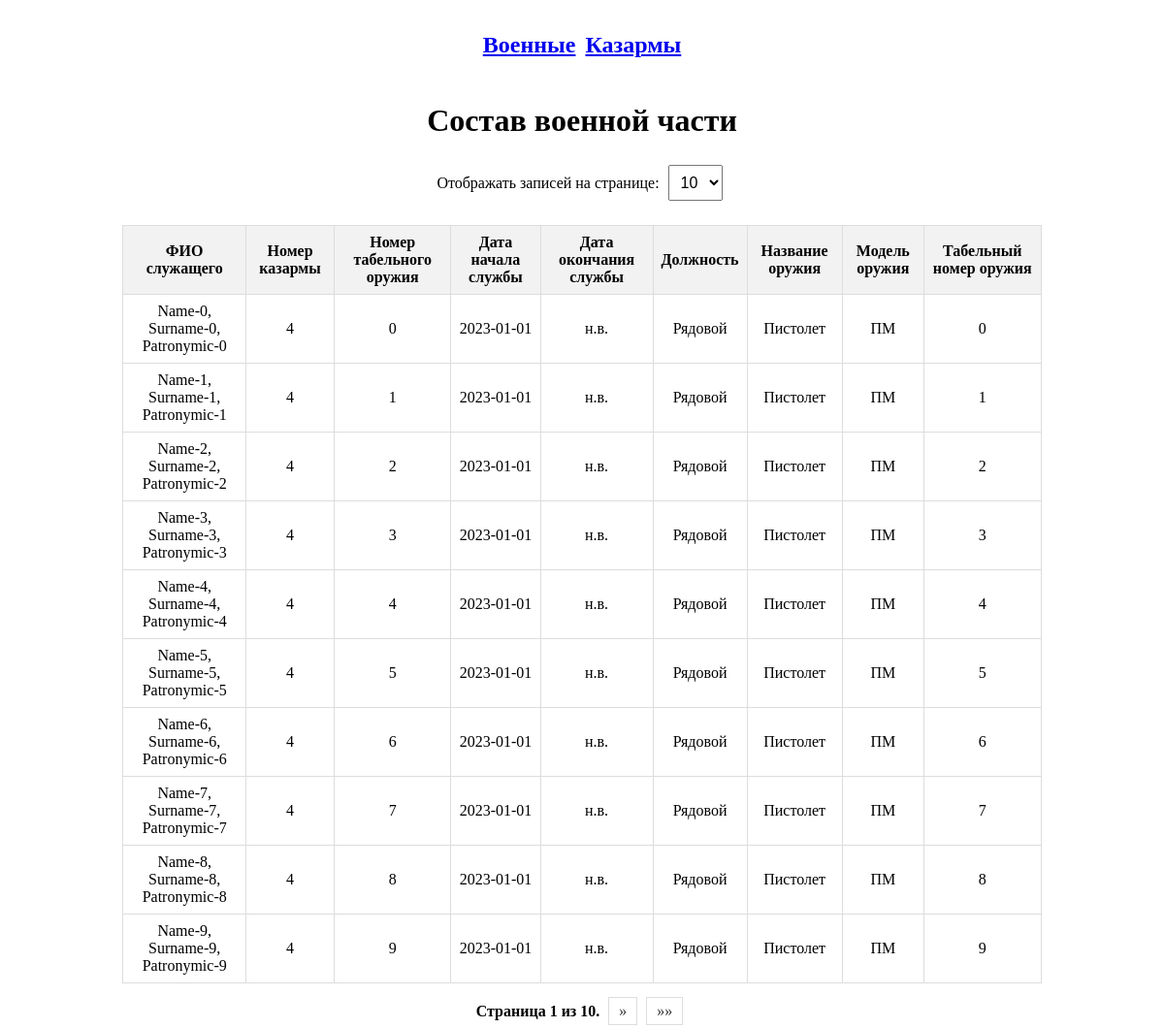
The page / on the database its author committed.
### app/models.py (models this page shows, shortened)
class Military(models.Model):
    name = models.CharField(max_length=255, verbose_name='Имя')
    surname = models.CharField(max_length=255, verbose_name='Фамилия')
    patronymic = models.CharField(max_length=255, verbose_name='Отчество')
    service_start_date = models.CharField(max_length=255, verbose_name='Начало службы')
    service_end_date = models.CharField(max_length=255, default='н.в.', verbose_name='Окончание службы')
    barracks_number = models.ForeignKey(Barracks, on_delete=models.PROTECT, verbose_name='Номер казармы')
    received_weapon = models.OneToOneField(Weapon, on_delete=models.PROTECT, verbose_name='Табельный номер оружия')
    class Meta:
        verbose_name = 'Военный'
        verbose_name_plural = 'Военные'

class Barracks(models.Model):
    purpose_choise = [
        (1, "Для рядовых"),
        (2, "Для офицеров")
    ]
    number = models.IntegerField(verbose_name='Номер')
    capacity = models.IntegerField(verbose_name='Вместимость')
    purpose = models.IntegerField(choices=purpose_choise, default=1, verbose_name='Назначение')
    for_choise_barrak = ("Казарма №"+str(number))
    class Meta:
        verbose_name = 'Казарма'
        verbose_name_plural = 'Казармы'

class Weapon(models.Model):
    name = models.CharField(max_length=255, verbose_name='Название')
    brand = models.CharField(max_length=255, verbose_name='Марка')
    number = models.IntegerField(verbose_name='Табельный номер')
    class Meta:
        verbose_name = 'Оружие'
        verbose_name_plural = 'Оружие'

### app/views.py (the view)
# urls.py: path('', index, name='index'),
def index(request):
    per_page = int(request.GET.get('per_page', 10))
    queryset = Military.objects.all()
    paginator = Paginator(queryset, per_page)
    page = request.GET.get('page', 1)
    military_page = paginator.get_page(page)
    per_page_options = [10, 20, 50]
    return render(request, "index.html", {'military': military_page, 'per_page': per_page,
                                          'per_page_options': per_page_options, })

### app/templates/index.html (shortened to what this page needs)
<!DOCTYPE html>
{% load static %}
<html lang="ru">
<head>
    <link rel="stylesheet" href="{% static 'css/styles.css' %}">
</head>
<body>
<div class="linkbar">
<a href="/" target="_self"><h2 align="center">Военные</h2></a>
<a href="/barraks" target="_self"><h2 align="center">Казармы</h2></a>
</div>
    <h1 align="center">Состав военной части</h1>
        <form method="get" action="" style="margin: auto; text-align: center;">
            <label for="per_page">Отображать записей на странице:</label>
            <select name="per_page" id="per_page" onchange="this.form.submit()">
                {% for option in per_page_options %}
                    <option value="{{ option }}" {% if per_page == option %}selected{% endif %}>{{ option }}</option>
                {% endfor %}
            </select>
        </form>
        <table width="80%" align="center">
            <tr>
                <th align="center">ФИО служащего</th>
                <th align="center">Номер казармы</th>
                <th align="center">Номер табельного оружия</th>
                <th align="center">Дата начала службы</th>
                <th align="center">Дата окончания службы</th>
                <th align="center">Должность</th>
                <th align="center">Название оружия</th>
                <th align="center">Модель оружия</th>
                <th align="center">Табельный номер оружия</th>
            </tr>
            {% for military in military %}
                <tr>
                    <td align="center">
                        <ul>
                            <li>{{ military.name }}, {{ military.surname }}, {{ military.patronymic }}</li>
                        </ul>
                    </td>
                    <td align="center"> {{ military.barracks_number.number }} </td>
                    <td align="center"> {{ military.received_weapon.number }} </td>
                    <td align="center"> {{ military.service_start_date }} </td>
                    <td align="center"> {{ military.service_end_date }} </td>
                    {% if military.barracks_number.purpose == 1%}
                    <td align="center"> {{"Рядовой"}}</td>
                    {%else%}
                    <td align="center"> {{"Офицер"}}</td>
                    {% endif %}
                    <td align="center"> {{ military.received_weapon.name }} </td>
                    <td align="center"> {{ military.received_weapon.brand }} </td>
                    <td align="center"> {{ military.received_weapon.number }} </td>
                </tr>
            {% endfor %}
        </table>
    <div class="pagination-container">
        <ul class="pagination step-links">
            <li class="current">
                Страница {{ military.number }} из {{ military.paginator.num_pages }}.
            </li>
            {% if military.has_next %}
                <li><a href="?page={{ military.next_page_number }}&per_page={{ per_page }}">»</a></li>
                <li><a href="?page={{ military.paginator.num_pages }}&per_page={{ per_page }}">»»</a></li>
        </ul>
        {%endif%}
</div>
</body>
</html>

### static/css/styles.css (style rules this page uses)
.linkbar { display: flex; align-items: center; justify-content: center; }
.linkbar > a { margin: 5px; }
table { border-collapse: collapse; width: 80%; margin: 20px auto; }
th, td { border: 1px solid #ddd; padding: 8px; text-align: center; }
th { background-color: #f2f2f2; }
ul { list-style-type: none; margin: 0; padding: 0; }
ul li { list-style-type: none; }
.pagination-container { text-align: center; margin-top: 20px; margin-left: auto; margin-right: auto; }
.pagination { display: inline-block; padding: 0; list-style: none; }
.pagination li { display: inline; margin-right: 5px; }
.pagination a { text-decoration: none; padding: 5px 10px; border: 1px solid #ddd; color: #333; }
.pagination .current { font-weight: bold; }
select { padding: 8px; margin: 5px; font-size: 16px; }

### rows shown on the page
Military: name "Name-0", surname "Surname-0", patronymic "Patronymic-0", barracks_number.number "4", received_weapon.number "0", service_start_date "2023-01-01", service_end_date "н.в.", value "Рядовой", received_weapon.name "Пистолет", received_weapon.brand "ПМ"
Military: name "Name-1", surname "Surname-1", patronymic "Patronymic-1", barracks_number.number "4", received_weapon.number "1", service_start_date "2023-01-01", service_end_date "н.в.", value "Рядовой", received_weapon.name "Пистолет", received_weapon.brand "ПМ"
Military: name "Name-2", surname "Surname-2", patronymic "Patronymic-2", barracks_number.number "4", received_weapon.number "2", service_start_date "2023-01-01", service_end_date "н.в.", value "Рядовой", received_weapon.name "Пистолет", received_weapon.brand "ПМ"
Military: name "Name-3", surname "Surname-3", patronymic "Patronymic-3", barracks_number.number "4", received_weapon.number "3", service_start_date "2023-01-01", service_end_date "н.в.", value "Рядовой", received_weapon.name "Пистолет", received_weapon.brand "ПМ"
Military: name "Name-4", surname "Surname-4", patronymic "Patronymic-4", barracks_number.number "4", received_weapon.number "4", service_start_date "2023-01-01", service_end_date "н.в.", value "Рядовой", received_weapon.name "Пистолет", received_weapon.brand "ПМ"
Military: name "Name-5", surname "Surname-5", patronymic "Patronymic-5", barracks_number.number "4", received_weapon.number "5", service_start_date "2023-01-01", service_end_date "н.в.", value "Рядовой", received_weapon.name "Пистолет", received_weapon.brand "ПМ"
Military: name "Name-6", surname "Surname-6", patronymic "Patronymic-6", barracks_number.number "4", received_weapon.number "6", service_start_date "2023-01-01", service_end_date "н.в.", value "Рядовой", received_weapon.name "Пистолет", received_weapon.brand "ПМ"
Military: name "Name-7", surname "Surname-7", patronymic "Patronymic-7", barracks_number.number "4", received_weapon.number "7", service_start_date "2023-01-01", service_end_date "н.в.", value "Рядовой", received_weapon.name "Пистолет", received_weapon.brand "ПМ"
Military: name "Name-8", surname "Surname-8", patronymic "Patronymic-8", barracks_number.number "4", received_weapon.number "8", service_start_date "2023-01-01", service_end_date "н.в.", value "Рядовой", received_weapon.name "Пистолет", received_weapon.brand "ПМ"
Military: name "Name-9", surname "Surname-9", patronymic "Patronymic-9", barracks_number.number "4", received_weapon.number "9", service_start_date "2023-01-01", service_end_date "н.в.", value "Рядовой", received_weapon.name "Пистолет", received_weapon.brand "ПМ"

### other values the page prints
{{ military.number }} "1"
{{ military.paginator.num_pages }} "10"
form field per_page "10"
